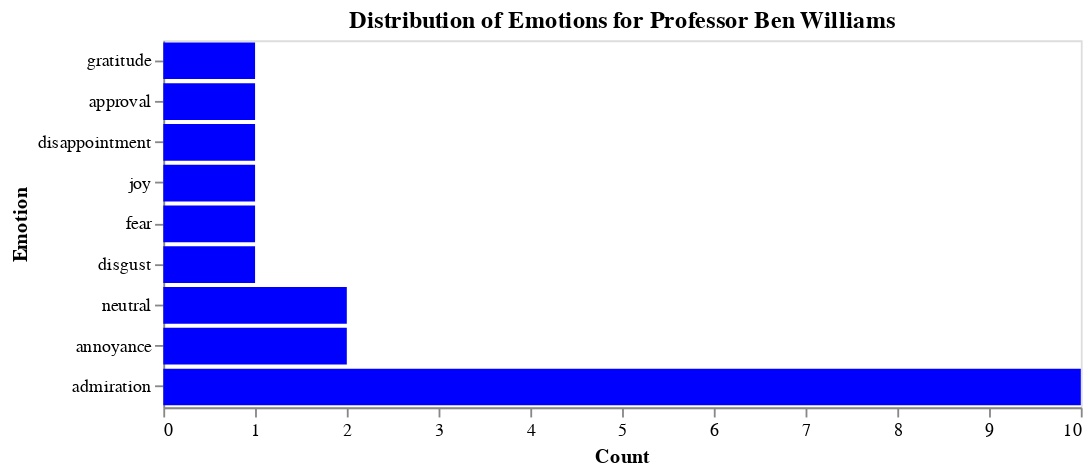

Source (notebook cell):
### Code cell
# viz 2

emotion_columns = ['admiration', 'gratitude', 'neutral', 'approval', 'disappointment', 'joy', 'fear', 'annoyance', 'disgust']
emotion_counts = review_2[emotion_columns].melt(var_name = 'Emotion', value_name = 'Count')

alt.Chart(emotion_counts).mark_bar(color = "blue").encode(
    y = alt.Y("Emotion").sort("x"),
    x = alt.X("Count"),
    
).properties(
    title = "Distribution of Emotions for Professor Ben Williams",
    width = 500,
    height = 200
    
).configure(
    axis = alt.Axis(grid = False)
)

### Figure 1 — Vega-Lite specification as saved in the notebook (floating-point values rounded to 4 significant figures)
{"config": {"view": {"continuousWidth": 300, "continuousHeight": 300}, "axis": {"grid": false}}, "data": {"name": "data-e44850256274570fa8f3b199dabcb69b"}, "mark": {"type": "bar", "color": "blue"}, "encoding": {"x": {"field": "Count", "type": "quantitative"}, "y": {"field": "Emotion", "sort": "x", "type": "nominal"}}, "height": 200, "title": "Distribution of Emotions for Professor Ben Williams", "width": 500, "$schema": "https://vega.github.io/schema/vega-lite/v5.16.3.json", "datasets": {"data-e44850256274570fa8f3b199dabcb69b": [{"Emotion": "admiration", "Count": 10}, {"Emotion": "gratitude", "Count": 1}, {"Emotion": "neutral", "Count": 2}, {"Emotion": "approval", "Count": 1}, {"Emotion": "disappointment", "Count": 1}, {"Emotion": "joy", "Count": 1}, {"Emotion": "fear", "Count": 1}, {"Emotion": "annoyance", "Count": 2}, {"Emotion": "disgust", "Count": 1}]}}
